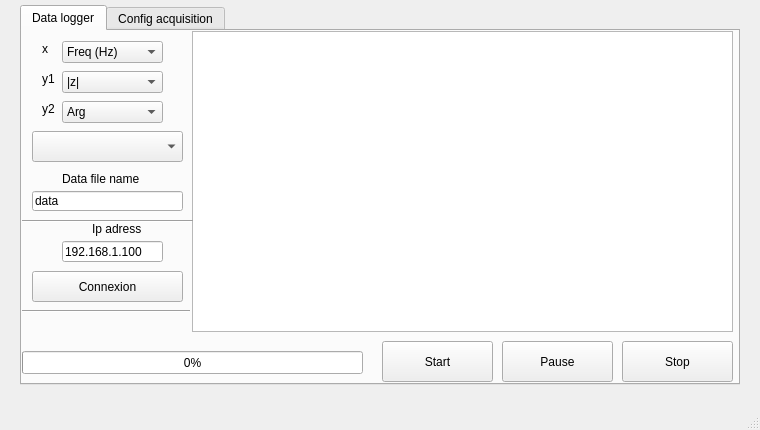
<?xml version="1.0" encoding="UTF-8"?>
<ui version="4.0">
 <class>MainWindow</class>
 <widget class="QMainWindow" name="MainWindow">
  <property name="enabled">
   <bool>true</bool>
  </property>
  <property name="geometry">
   <rect>
    <x>0</x>
    <y>0</y>
    <width>760</width>
    <height>430</height>
   </rect>
  </property>
  <property name="windowTitle">
   <string>MainWindow</string>
  </property>
  <property name="windowOpacity">
   <double>1.000000000000000</double>
  </property>
  <widget class="QWidget" name="centralwidget">
   <widget class="QTabWidget" name="tabWidget">
    <property name="geometry">
     <rect>
      <x>20</x>
      <y>5</y>
      <width>720</width>
      <height>380</height>
     </rect>
    </property>
    <property name="maximumSize">
     <size>
      <width>740</width>
      <height>480</height>
     </size>
    </property>
    <property name="baseSize">
     <size>
      <width>720</width>
      <height>480</height>
     </size>
    </property>
    <property name="autoFillBackground">
     <bool>true</bool>
    </property>
    <property name="currentIndex">
     <number>0</number>
    </property>
    <widget class="QWidget" name="tab2">
     <attribute name="title">
      <string>Data logger</string>
     </attribute>
     <widget class="Line" name="line_7">
      <property name="geometry">
       <rect>
        <x>380</x>
        <y>290</y>
        <width>331</width>
        <height>20</height>
       </rect>
      </property>
      <property name="orientation">
       <enum>Qt::Horizontal</enum>
      </property>
     </widget>
     <widget class="QProgressBar" name="progressBar_4">
      <property name="geometry">
       <rect>
        <x>0</x>
        <y>320</y>
        <width>341</width>
        <height>23</height>
       </rect>
      </property>
      <property name="value">
       <number>0</number>
      </property>
     </widget>
     <widget class="QPushButton" name="pushButton_7">
      <property name="geometry">
       <rect>
        <x>360</x>
        <y>310</y>
        <width>111</width>
        <height>41</height>
       </rect>
      </property>
      <property name="text">
       <string>Start</string>
      </property>
     </widget>
     <widget class="Line" name="line_8">
      <property name="geometry">
       <rect>
        <x>190</x>
        <y>0</y>
        <width>20</width>
        <height>301</height>
       </rect>
      </property>
      <property name="orientation">
       <enum>Qt::Vertical</enum>
      </property>
     </widget>
     <widget class="PlotWidget" name="graphicsView_4">
      <property name="geometry">
       <rect>
        <x>170</x>
        <y>0</y>
        <width>541</width>
        <height>301</height>
       </rect>
      </property>
     </widget>
     <widget class="QPushButton" name="pushButton_8">
      <property name="geometry">
       <rect>
        <x>600</x>
        <y>310</y>
        <width>111</width>
        <height>41</height>
       </rect>
      </property>
      <property name="text">
       <string>Stop</string>
      </property>
     </widget>
     <widget class="QToolButton" name="toolButton">
      <property name="geometry">
       <rect>
        <x>10</x>
        <y>240</y>
        <width>151</width>
        <height>31</height>
       </rect>
      </property>
      <property name="text">
       <string>Connexion</string>
      </property>
     </widget>
     <widget class="QComboBox" name="comboBox">
      <property name="geometry">
       <rect>
        <x>10</x>
        <y>100</y>
        <width>151</width>
        <height>31</height>
       </rect>
      </property>
     </widget>
     <widget class="QLabel" name="label_18">
      <property name="geometry">
       <rect>
        <x>70</x>
        <y>190</y>
        <width>51</width>
        <height>16</height>
       </rect>
      </property>
      <property name="text">
       <string>Ip adress</string>
      </property>
     </widget>
     <widget class="QLineEdit" name="lineEdit">
      <property name="geometry">
       <rect>
        <x>40</x>
        <y>210</y>
        <width>101</width>
        <height>21</height>
       </rect>
      </property>
      <property name="text">
       <string>192.168.1.100</string>
      </property>
     </widget>
     <widget class="Line" name="line_4">
      <property name="geometry">
       <rect>
        <x>-3</x>
        <y>270</y>
        <width>171</width>
        <height>20</height>
       </rect>
      </property>
      <property name="orientation">
       <enum>Qt::Horizontal</enum>
      </property>
     </widget>
     <widget class="Line" name="line_5">
      <property name="geometry">
       <rect>
        <x>0</x>
        <y>180</y>
        <width>171</width>
        <height>20</height>
       </rect>
      </property>
      <property name="orientation">
       <enum>Qt::Horizontal</enum>
      </property>
     </widget>
     <widget class="QPushButton" name="pushButton_9">
      <property name="geometry">
       <rect>
        <x>480</x>
        <y>310</y>
        <width>111</width>
        <height>41</height>
       </rect>
      </property>
      <property name="text">
       <string>Pause</string>
      </property>
     </widget>
     <widget class="QLineEdit" name="lineEdit_2">
      <property name="geometry">
       <rect>
        <x>10</x>
        <y>160</y>
        <width>151</width>
        <height>20</height>
       </rect>
      </property>
      <property name="text">
       <string>data</string>
      </property>
     </widget>
     <widget class="QLabel" name="label_3">
      <property name="geometry">
       <rect>
        <x>40</x>
        <y>140</y>
        <width>91</width>
        <height>16</height>
       </rect>
      </property>
      <property name="text">
       <string>Data file name</string>
      </property>
     </widget>
     <widget class="QLabel" name="label_4">
      <property name="geometry">
       <rect>
        <x>20</x>
        <y>10</y>
        <width>16</width>
        <height>16</height>
       </rect>
      </property>
      <property name="text">
       <string>x</string>
      </property>
     </widget>
     <widget class="QComboBox" name="comboBox_3">
      <property name="geometry">
       <rect>
        <x>40</x>
        <y>40</y>
        <width>101</width>
        <height>22</height>
       </rect>
      </property>
      <property name="currentIndex">
       <number>0</number>
      </property>
      <item>
       <property name="text">
        <string>|z|</string>
       </property>
      </item>
      <item>
       <property name="text">
        <string>Arg</string>
       </property>
      </item>
      <item>
       <property name="text">
        <string>Real</string>
       </property>
      </item>
      <item>
       <property name="text">
        <string>Imag</string>
       </property>
      </item>
     </widget>
     <widget class="QComboBox" name="comboBox_4">
      <property name="geometry">
       <rect>
        <x>40</x>
        <y>10</y>
        <width>101</width>
        <height>22</height>
       </rect>
      </property>
      <item>
       <property name="text">
        <string>Freq (Hz)</string>
       </property>
      </item>
      <item>
       <property name="text">
        <string>Time (ms)</string>
       </property>
      </item>
     </widget>
     <widget class="QLabel" name="label_5">
      <property name="geometry">
       <rect>
        <x>20</x>
        <y>70</y>
        <width>16</width>
        <height>16</height>
       </rect>
      </property>
      <property name="text">
       <string>y2</string>
      </property>
     </widget>
     <widget class="QComboBox" name="comboBox_5">
      <property name="geometry">
       <rect>
        <x>40</x>
        <y>70</y>
        <width>101</width>
        <height>22</height>
       </rect>
      </property>
      <property name="currentIndex">
       <number>0</number>
      </property>
      <item>
       <property name="text">
        <string>Arg</string>
       </property>
      </item>
      <item>
       <property name="text">
        <string>|z|</string>
       </property>
      </item>
      <item>
       <property name="text">
        <string>Real</string>
       </property>
      </item>
      <item>
       <property name="text">
        <string>Imag</string>
       </property>
      </item>
     </widget>
     <widget class="QLabel" name="label_6">
      <property name="geometry">
       <rect>
        <x>20</x>
        <y>40</y>
        <width>16</width>
        <height>16</height>
       </rect>
      </property>
      <property name="text">
       <string>y1</string>
      </property>
     </widget>
     <widget class="QLabel" name="label_7">
      <property name="geometry">
       <rect>
        <x>10</x>
        <y>280</y>
        <width>161</width>
        <height>20</height>
       </rect>
      </property>
      <property name="text">
       <string/>
      </property>
     </widget>
     <widget class="QLabel" name="label_8">
      <property name="geometry">
       <rect>
        <x>10</x>
        <y>300</y>
        <width>161</width>
        <height>20</height>
       </rect>
      </property>
      <property name="text">
       <string/>
      </property>
     </widget>
    </widget>
    <widget class="QWidget" name="tab">
     <attribute name="title">
      <string>Config acquisition</string>
     </attribute>
     <widget class="QTreeWidget" name="treeWidget">
      <property name="geometry">
       <rect>
        <x>0</x>
        <y>1</y>
        <width>331</width>
        <height>351</height>
       </rect>
      </property>
      <property name="tabKeyNavigation">
       <bool>false</bool>
      </property>
      <property name="dragEnabled">
       <bool>false</bool>
      </property>
      <property name="dragDropOverwriteMode">
       <bool>true</bool>
      </property>
      <property name="dragDropMode">
       <enum>QAbstractItemView::DragDrop</enum>
      </property>
      <property name="defaultDropAction">
       <enum>Qt::MoveAction</enum>
      </property>
      <property name="alternatingRowColors">
       <bool>true</bool>
      </property>
      <property name="selectionBehavior">
       <enum>QAbstractItemView::SelectRows</enum>
      </property>
      <property name="autoExpandDelay">
       <number>-1</number>
      </property>
      <property name="indentation">
       <number>20</number>
      </property>
      <property name="animated">
       <bool>false</bool>
      </property>
      <attribute name="headerShowSortIndicator" stdset="0">
       <bool>false</bool>
      </attribute>
      <column>
       <property name="text">
        <string>Configurations</string>
       </property>
      </column>
      <column>
       <property name="text">
        <string>Enable</string>
       </property>
      </column>
     </widget>
     <widget class="Line" name="line_14">
      <property name="geometry">
       <rect>
        <x>350</x>
        <y>110</y>
        <width>351</width>
        <height>20</height>
       </rect>
      </property>
      <property name="orientation">
       <enum>Qt::Horizontal</enum>
      </property>
     </widget>
     <widget class="Line" name="line_11">
      <property name="geometry">
       <rect>
        <x>350</x>
        <y>50</y>
        <width>351</width>
        <height>20</height>
       </rect>
      </property>
      <property name="orientation">
       <enum>Qt::Horizontal</enum>
      </property>
     </widget>
     <widget class="QLineEdit" name="lineEdit_5">
      <property name="geometry">
       <rect>
        <x>350</x>
        <y>90</y>
        <width>261</width>
        <height>20</height>
       </rect>
      </property>
     </widget>
     <widget class="QLabel" name="label_10">
      <property name="geometry">
       <rect>
        <x>350</x>
        <y>70</y>
        <width>261</width>
        <height>20</height>
       </rect>
      </property>
      <property name="text">
       <string>&lt;html&gt;&lt;head/&gt;&lt;body&gt;&lt;p&gt;Location of the data backup folder&lt;/p&gt;&lt;/body&gt;&lt;/html&gt;</string>
      </property>
     </widget>
     <widget class="QLineEdit" name="lineEdit_6">
      <property name="geometry">
       <rect>
        <x>350</x>
        <y>30</y>
        <width>261</width>
        <height>20</height>
       </rect>
      </property>
     </widget>
     <widget class="QLabel" name="label_2">
      <property name="geometry">
       <rect>
        <x>360</x>
        <y>0</y>
        <width>251</width>
        <height>20</height>
       </rect>
      </property>
      <property name="text">
       <string>&lt;html&gt;&lt;head/&gt;&lt;body&gt;&lt;p&gt;Location of the configuration backup folder&lt;/p&gt;&lt;/body&gt;&lt;/html&gt;</string>
      </property>
     </widget>
     <widget class="QPushButton" name="file_select_button_3">
      <property name="geometry">
       <rect>
        <x>620</x>
        <y>20</y>
        <width>91</width>
        <height>31</height>
       </rect>
      </property>
      <property name="text">
       <string>Select file</string>
      </property>
     </widget>
     <widget class="QPushButton" name="file_select_button_4">
      <property name="geometry">
       <rect>
        <x>620</x>
        <y>80</y>
        <width>91</width>
        <height>31</height>
       </rect>
      </property>
      <property name="text">
       <string>Select file</string>
      </property>
     </widget>
     <widget class="QPushButton" name="pushButton_2">
      <property name="geometry">
       <rect>
        <x>530</x>
        <y>130</y>
        <width>131</width>
        <height>31</height>
       </rect>
      </property>
      <property name="text">
       <string>Add acquisition</string>
      </property>
     </widget>
     <widget class="QPushButton" name="pushButton_3">
      <property name="geometry">
       <rect>
        <x>340</x>
        <y>320</y>
        <width>91</width>
        <height>31</height>
       </rect>
      </property>
      <property name="text">
       <string>Remove</string>
      </property>
     </widget>
     <widget class="QPushButton" name="pushButton_4">
      <property name="geometry">
       <rect>
        <x>340</x>
        <y>270</y>
        <width>91</width>
        <height>31</height>
       </rect>
      </property>
      <property name="text">
       <string>Add mesure</string>
      </property>
     </widget>
     <widget class="Line" name="line">
      <property name="geometry">
       <rect>
        <x>340</x>
        <y>140</y>
        <width>111</width>
        <height>20</height>
       </rect>
      </property>
      <property name="orientation">
       <enum>Qt::Horizontal</enum>
      </property>
     </widget>
     <widget class="Line" name="line_2">
      <property name="geometry">
       <rect>
        <x>440</x>
        <y>150</y>
        <width>20</width>
        <height>211</height>
       </rect>
      </property>
      <property name="orientation">
       <enum>Qt::Vertical</enum>
      </property>
     </widget>
     <widget class="Line" name="line_3">
      <property name="geometry">
       <rect>
        <x>330</x>
        <y>0</y>
        <width>20</width>
        <height>151</height>
       </rect>
      </property>
      <property name="orientation">
       <enum>Qt::Vertical</enum>
      </property>
     </widget>
     <widget class="QLabel" name="label_35">
      <property name="geometry">
       <rect>
        <x>520</x>
        <y>170</y>
        <width>121</width>
        <height>21</height>
       </rect>
      </property>
      <property name="text">
       <string>&lt;html&gt;&lt;head/&gt;&lt;body&gt;&lt;p align=&quot;center&quot;&gt;Maximum duration&lt;/p&gt;&lt;/body&gt;&lt;/html&gt;</string>
      </property>
     </widget>
     <widget class="QLabel" name="label_27">
      <property name="geometry">
       <rect>
        <x>510</x>
        <y>230</y>
        <width>171</width>
        <height>21</height>
       </rect>
      </property>
      <property name="text">
       <string>&lt;html&gt;&lt;head/&gt;&lt;body&gt;&lt;p align=&quot;center&quot;&gt;Time between two measurements&lt;/p&gt;&lt;/body&gt;&lt;/html&gt;</string>
      </property>
     </widget>
     <widget class="QDoubleSpinBox" name="doubleSpinBox_7">
      <property name="geometry">
       <rect>
        <x>510</x>
        <y>310</y>
        <width>171</width>
        <height>21</height>
       </rect>
      </property>
      <property name="decimals">
       <number>0</number>
      </property>
      <property name="maximum">
       <double>100000000000.000000000000000</double>
      </property>
      <property name="value">
       <double>1.000000000000000</double>
      </property>
     </widget>
     <widget class="QDoubleSpinBox" name="doubleSpinBox_8">
      <property name="geometry">
       <rect>
        <x>510</x>
        <y>190</y>
        <width>171</width>
        <height>21</height>
       </rect>
      </property>
      <property name="decimals">
       <number>6</number>
      </property>
      <property name="maximum">
       <double>100000000000.000000000000000</double>
      </property>
      <property name="value">
       <double>0.000000000000000</double>
      </property>
     </widget>
     <widget class="QLabel" name="label_28">
      <property name="geometry">
       <rect>
        <x>510</x>
        <y>290</y>
        <width>171</width>
        <height>21</height>
       </rect>
      </property>
      <property name="text">
       <string>&lt;html&gt;&lt;head/&gt;&lt;body&gt;&lt;p align=&quot;center&quot;&gt;Number of acquisition&lt;/p&gt;&lt;/body&gt;&lt;/html&gt;</string>
      </property>
     </widget>
     <widget class="QDoubleSpinBox" name="doubleSpinBox_6">
      <property name="geometry">
       <rect>
        <x>510</x>
        <y>250</y>
        <width>171</width>
        <height>21</height>
       </rect>
      </property>
      <property name="decimals">
       <number>6</number>
      </property>
      <property name="maximum">
       <double>100000000000.000000000000000</double>
      </property>
      <property name="value">
       <double>0.000000000000000</double>
      </property>
     </widget>
     <widget class="QPushButton" name="pushButton_5">
      <property name="geometry">
       <rect>
        <x>340</x>
        <y>220</y>
        <width>91</width>
        <height>31</height>
       </rect>
      </property>
      <property name="text">
       <string>Edit</string>
      </property>
     </widget>
     <widget class="QLabel" name="label">
      <property name="geometry">
       <rect>
        <x>380</x>
        <y>150</y>
        <width>41</width>
        <height>21</height>
       </rect>
      </property>
      <property name="text">
       <string>type</string>
      </property>
     </widget>
     <widget class="QComboBox" name="comboBox_2">
      <property name="geometry">
       <rect>
        <x>340</x>
        <y>170</y>
        <width>101</width>
        <height>22</height>
       </rect>
      </property>
      <item>
       <property name="text">
        <string>Impédance</string>
       </property>
      </item>
      <item>
       <property name="text">
        <string>VNA</string>
       </property>
      </item>
     </widget>
    </widget>
   </widget>
  </widget>
  <widget class="QMenuBar" name="menubar">
   <property name="geometry">
    <rect>
     <x>0</x>
     <y>0</y>
     <width>760</width>
     <height>21</height>
    </rect>
   </property>
  </widget>
  <widget class="QStatusBar" name="statusbar"/>
 </widget>
 <customwidgets>
  <customwidget>
   <class>PlotWidget</class>
   <extends>QGraphicsView</extends>
   <header>pyqtgraph</header>
  </customwidget>
 </customwidgets>
 <resources/>
 <connections/>
</ui>
